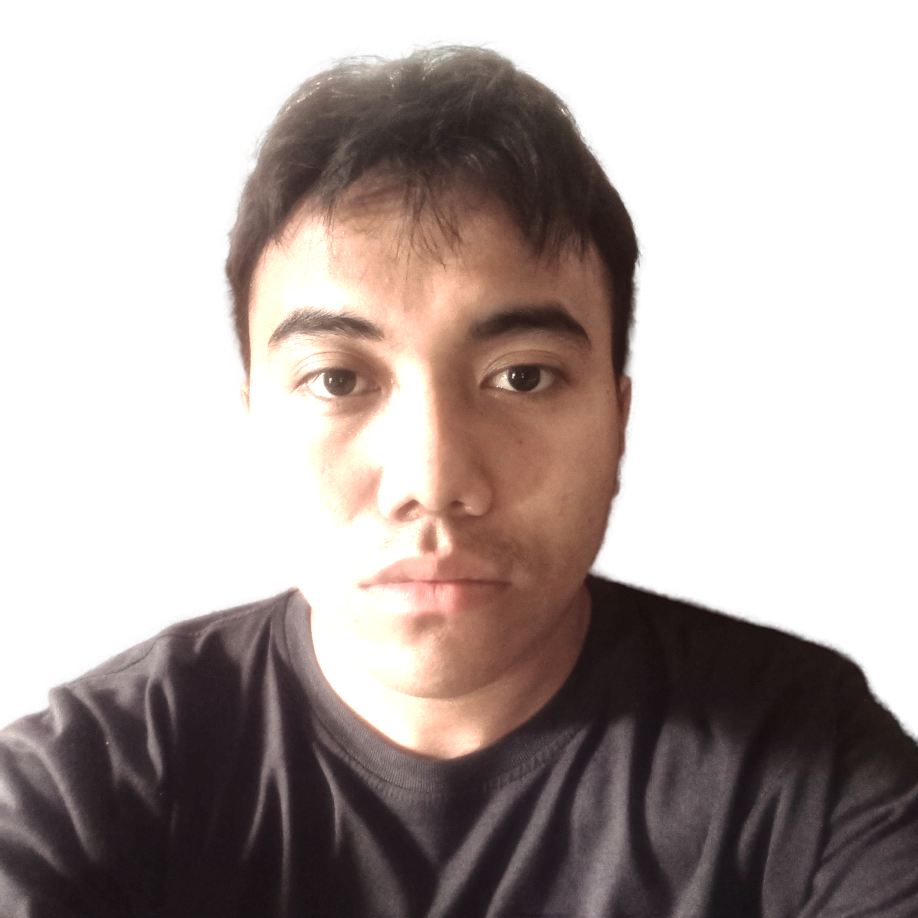
#> input picture my-photo.source2.png, 1836 x 1836 px (shown at 1/2 size)
$ python -i generate_hero.py   (imports and definitions only)
#> lines starting #> are read from the running program, lines starting #| are printed output that depends on the picture; after the words box and inside, x2 and y2 are one past the last pixel; in counts of white or black regions, pixels touching at a corner belong together
#!/usr/bin/env python3
import sys
import html

import json
import argparse
import hashlib
import random
from pathlib import Path
from PIL import Image, ImageOps, ImageFilter
import numpy as np
from scipy import ndimage
from scipy.optimize import linear_sum_assignment

GENERATOR_VERSION = "agent-console-python-v1"

PALETTES = {
    "signal": {
        "dark": {"bg_start": "#020617", "bg_end": "#11152F", "panel": "#07111F", "primary": "#E5E7EB", "muted": "#64748B", "cyan": "#22D3EE", "red": "#F87171", "blue": "#38BDF8", "violet": "#7C3AED", "green": "#10B981"},
        "light": {"bg_start": "#F8FBFF", "bg_end": "#F5F3FF", "panel": "#FFFFFF", "primary": "#172554", "muted": "#64748B", "cyan": "#0891B2", "red": "#DC2626", "blue": "#2563EB", "violet": "#6D28D9", "green": "#047857"}
    },
    "ocean": {
        "dark": {"bg_start": "#02131A", "bg_end": "#111827", "panel": "#061A22", "primary": "#E5F6F8", "muted": "#6B8791", "cyan": "#2DD4BF", "red": "#FB7185", "blue": "#38BDF8", "violet": "#6366F1", "green": "#34D399"},
        "light": {"bg_start": "#F4FCFC", "bg_end": "#F4F7FF", "panel": "#FFFFFF", "primary": "#123047", "muted": "#64748B", "cyan": "#0F766E", "red": "#BE123C", "blue": "#0284C7", "violet": "#4F46E5", "green": "#047857"}
    },
    "solar": {
        "dark": {"bg_start": "#140A04", "bg_end": "#281308", "panel": "#1F0E06", "primary": "#FFF7ED", "muted": "#A8A29E", "cyan": "#F59E0B", "red": "#EF4444", "blue": "#F97316", "violet": "#E11D48", "green": "#10B981"},
        "light": {"bg_start": "#FFFBEB", "bg_end": "#FEF3C7", "panel": "#FFFFFF", "primary": "#451A03", "muted": "#78350F", "cyan": "#D97706", "red": "#DC2626", "blue": "#EA580C", "violet": "#BE123C", "green": "#047857"}
    },
    "emerald": {
        "dark": {"bg_start": "#021A12", "bg_end": "#0D281E", "panel": "#062319", "primary": "#ECFDF5", "muted": "#6EE7B7", "cyan": "#10B981", "red": "#F87171", "blue": "#F59E0B", "violet": "#84CC16", "green": "#34D399"},
        "light": {"bg_start": "#F0FDF4", "bg_end": "#ECFDF5", "panel": "#FFFFFF", "primary": "#064E3B", "muted": "#047857", "cyan": "#059669", "red": "#DC2626", "blue": "#D97706", "violet": "#65A30D", "green": "#10B981"}
    },
    "neon": {
        "dark": {"bg_start": "#16041A", "bg_end": "#280A30", "panel": "#210829", "primary": "#FDF4FF", "muted": "#E9D5FF", "cyan": "#EC4899", "red": "#F43F5E", "blue": "#F59E0B", "violet": "#A855F7", "green": "#10B981"},
        "light": {"bg_start": "#FDF4FF", "bg_end": "#FAE8FF", "panel": "#FFFFFF", "primary": "#581C87", "muted": "#7E22CE", "cyan": "#DB2777", "red": "#E11D48", "blue": "#D97706", "violet": "#9333EA", "green": "#047857"}
    }
}
# Fallbacks for other palettes to prevent failure
# [2 lines not run here, left out]

def load_config(config_path):
    with open(config_path, "r", encoding="utf-8") as f:
        return json.load(f)

def process_portrait(source_path, target_width=600, target_height=680, mode='dark'):
    """Process image: crop, resize, contrast, mask, dither"""
#> called with source_path = '../my-photo.source2.png', target_width = 600, target_height = 680, mode = 'dark'
    img = Image.open(source_path).convert("RGBA")
#> img is the input picture: PIL image 1836x1836 RGBA; mean R, G, B, A 122, 100.2, 93.6, 139
    w, h = img.size
#> w = 1836; h = 1836
    aspect_ratio = target_width / target_height
    target_crop_w = int(h * aspect_ratio) if w > h * aspect_ratio else w
#> target_crop_w = 1620
    target_crop_h = int(w / aspect_ratio) if w <= h * aspect_ratio else h
#> target_crop_h = 1836

    left = (w - target_crop_w) // 2
#> left = 108
    top = int((h - target_crop_h) * 0.1)
#> top = 0
    right = left + target_crop_w
#> right = 1728
    bottom = top + target_crop_h
#> bottom = 1836
    img = img.crop((left, top, right, bottom))
#> img: PIL image 1620x1836 RGBA

    img = img.resize((target_width, target_height), Image.Resampling.LANCZOS)
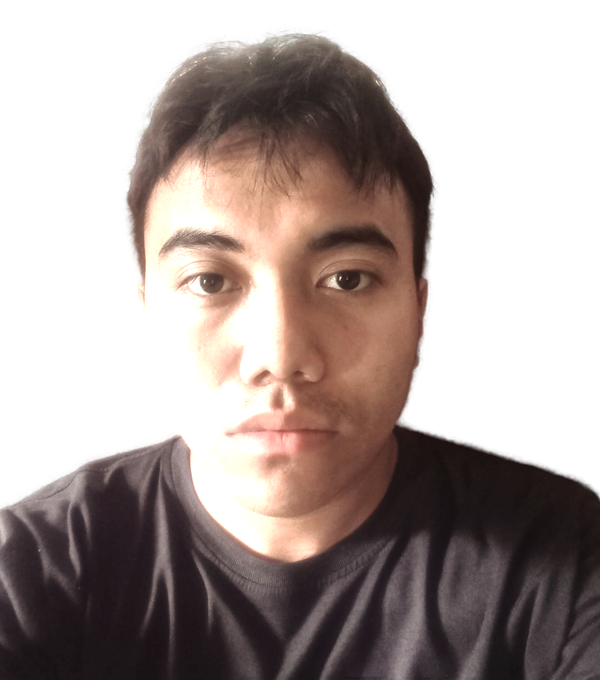
#> img: PIL image 600x680 RGBA; mean R, G, B, A 71.1, 58.8, 55.4, 150; transparent parts drawn white
    rgb_img = img.convert("RGB")

    rgb_img = ImageOps.autocontrast(rgb_img, cutoff=1)
    from PIL import ImageEnhance
    enhancer = ImageEnhance.Contrast(rgb_img)
    rgb_img = enhancer.enhance(1.15)
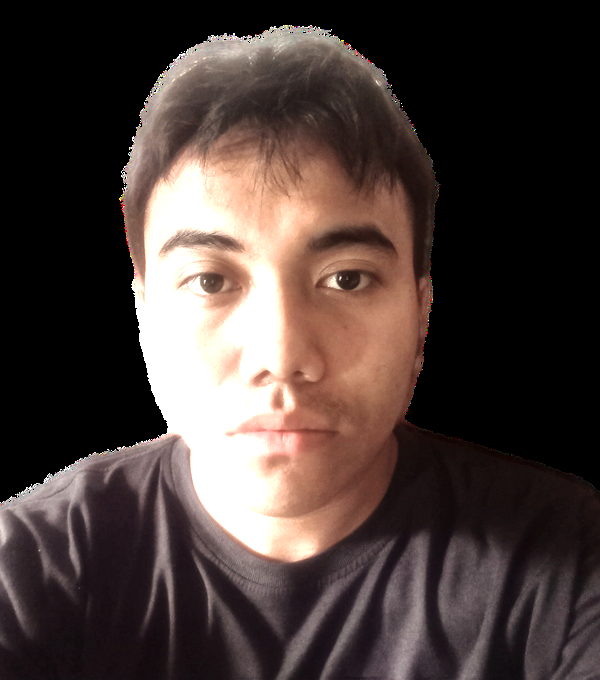
#> rgb_img: PIL image 600x680 RGB; mean R, G, B 73, 59.8, 56.4

    gray_for_edges = rgb_img.convert("L")
    edges = gray_for_edges.filter(ImageFilter.FIND_EDGES)
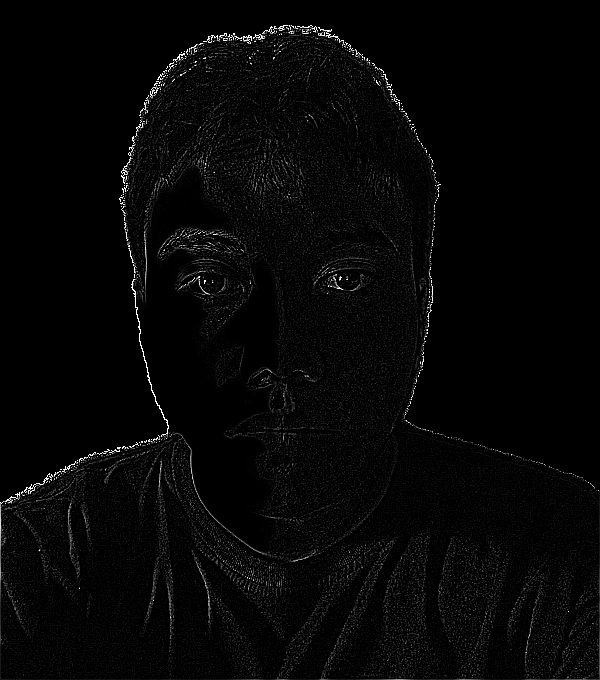
#> edges: PIL image 600x680 L; min 0, max 255, mean 5.8

    rgb_img = rgb_img.filter(ImageFilter.UnsharpMask(radius=2, percent=150))

    np_img = np.array(rgb_img, dtype=np.float32) / 255.0
    corners = [np_img[0,0], np_img[0,-1], np_img[-1,0], np_img[-1,-1]]
#> corners = [[0, 0, 0], [0, 0, 0], [0.125, 0.0824, 0.0863], [0.298, 0.22, 0.275]]
    bg_color = np.median(corners, axis=0)
#> bg_color = [0.0627, 0.0412, 0.0431]

    dist = np.linalg.norm(np_img - bg_color, axis=-1)
    mask = dist > 0.15
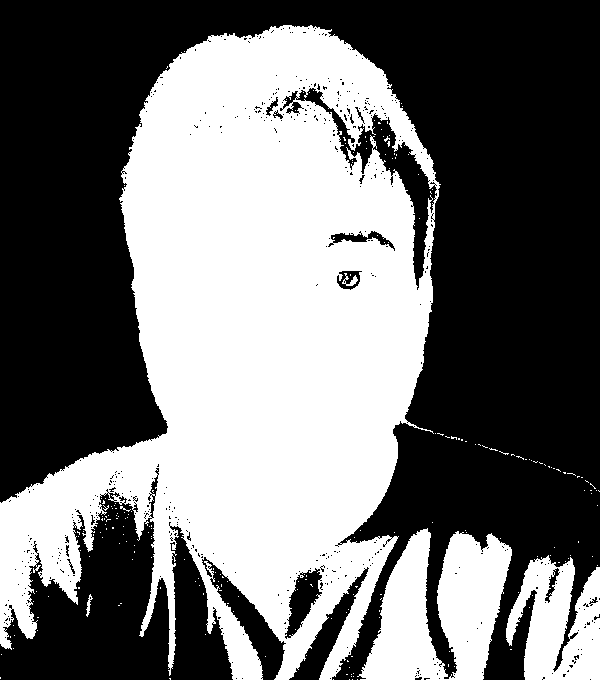
#> mask: shape (680, 600) bool; 44.7% white; 221 white regions (216 under 20 px), largest, box (x1, y1, x2, y2) and area: (0, 25, 441, 680) 159320, (357, 528, 512, 680) 14449, (506, 555, 600, 680) 7833, (342, 273, 358, 286) 84, (86, 594, 93, 617) 61
    mask = ndimage.binary_closing(mask, structure=np.ones((5,5)))
#> mask: shape (680, 600) bool; 45.9% white; 55 white regions (48 under 20 px), largest, box (x1, y1, x2, y2) and area: (2, 25, 444, 678) 164446, (346, 528, 512, 678) 14557, (506, 555, 598, 678) 8072
    mask = ndimage.binary_fill_holes(mask)
#> mask: shape (680, 600) bool; 47.1% white; 50 white regions (43 under 20 px), largest, box (x1, y1, x2, y2) and area: (2, 25, 444, 678) 169265, (346, 528, 512, 678) 14557, (506, 555, 598, 678) 8152

    labeled, num_features = ndimage.label(mask)
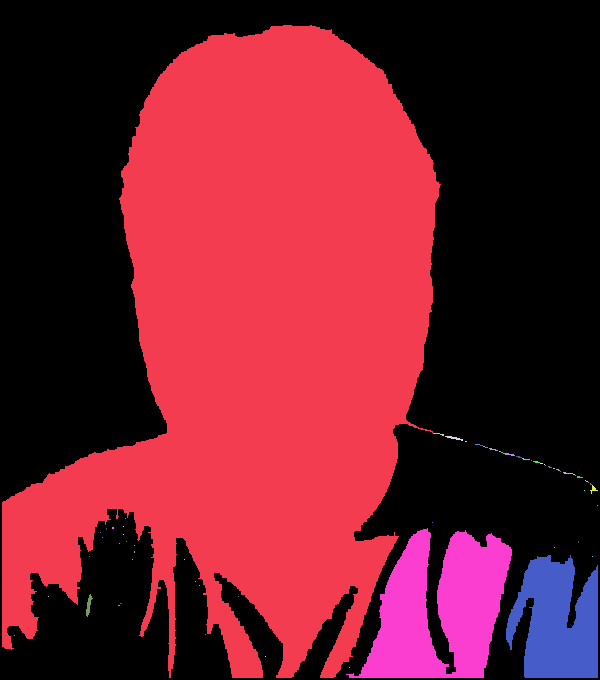
#> labeled: shape (680, 600) int32; 67 distinct labels, from 0 to 66; one colour per label, 0 black
#> num_features = 66
    if num_features > 0:
        sizes = ndimage.sum(mask, labeled, range(1, num_features + 1))
#> sizes = 66 values, max 169252 at index 0, min 1 at index 15, mean 2913.2
        mask = labeled == np.argmax(sizes) + 1
#> mask: shape (680, 600) bool; 41.5% white; 1 white region, box (x1, y1, x2, y2) and area: (2, 25, 441, 678) 169252

    gray = rgb_img.convert("L")
    gray_np = np.array(gray, dtype=np.float32) / 255.0
    edges_np = np.array(edges, dtype=np.float32) / 255.0

    if mode == 'dark':
        val = gray_np + edges_np * 0.7
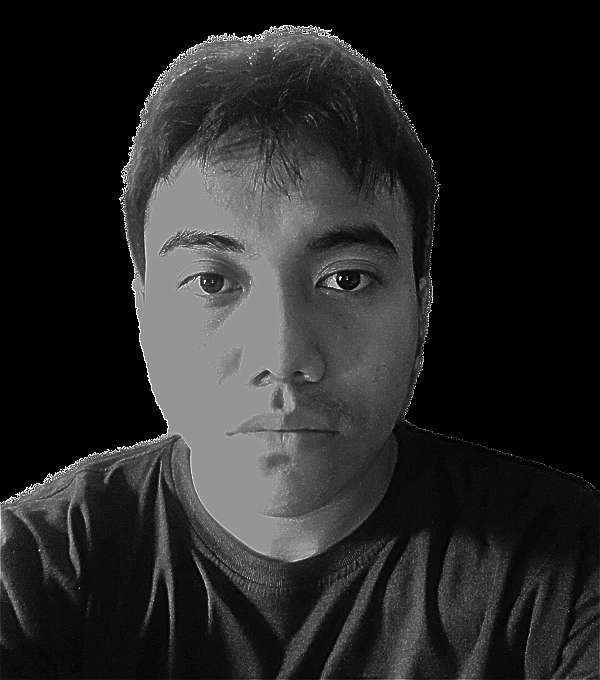
#> val: shape (680, 600) float32; min 0, max 1.7, mean 0.265; drawn with min black and max white
    else:
        val = 1.0 - gray_np + edges_np * 0.7

    val = np.clip(val, 0, 1)

    h_img, w_img = val.shape
#> h_img = 680; w_img = 600
    dots = np.zeros((h_img, w_img), dtype=bool)

    for y in range(h_img):
        direction = 1 if y % 2 == 0 else -1
        start_x = 0 if direction == 1 else w_img - 1
        end_x = w_img if direction == 1 else -1
        for x in range(start_x, end_x, direction):
            if mode == 'dark' and not mask[y, x]:
                val[y, x] = 0
                continue
            if mode == 'light' and not mask[y, x]:
                pass # In light mode we keep background but maybe lighten it? The prompt says "keep the background; dots draw the dark parts of the photo"

            old_pixel = val[y, x]
            new_pixel = 1.0 if old_pixel > 0.5 else 0.0
            val[y, x] = new_pixel
            if new_pixel == 1.0:
                dots[y, x] = True

            quant_error = old_pixel - new_pixel

            if direction == 1:
                if x + 1 < w_img: val[y, x + 1] += quant_error * 7/16
                if y + 1 < h_img:
                    if x > 0: val[y + 1, x - 1] += quant_error * 3/16
                    val[y + 1, x] += quant_error * 5/16
                    if x + 1 < w_img: val[y + 1, x + 1] += quant_error * 1/16
            else:
                if x - 1 >= 0: val[y, x - 1] += quant_error * 7/16
                if y + 1 < h_img:
                    if x + 1 < w_img: val[y + 1, x + 1] += quant_error * 3/16
                    val[y + 1, x] += quant_error * 5/16
                    if x - 1 >= 0: val[y + 1, x - 1] += quant_error * 1/16
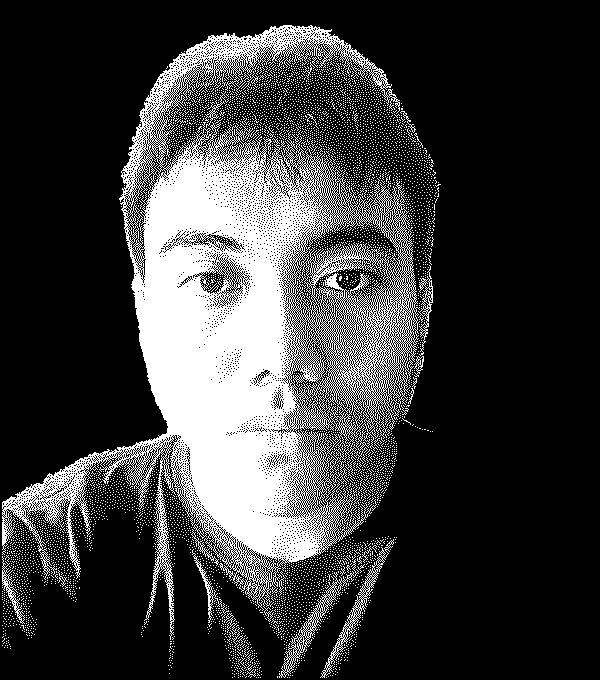
#> dots: shape (680, 600) bool; 22.9% white; 5790 white regions (5768 under 20 px), largest, box (x1, y1, x2, y2) and area: (2, 25, 420, 640) 82256, (279, 559, 359, 678) 830, (320, 539, 394, 678) 759

    return dots

# [261 lines left out: functions gen_logo_points, generate_svg, main, not called in this run]

# [2 lines not run here, left out]

>>> result = process_portrait('../my-photo.source2.png')
